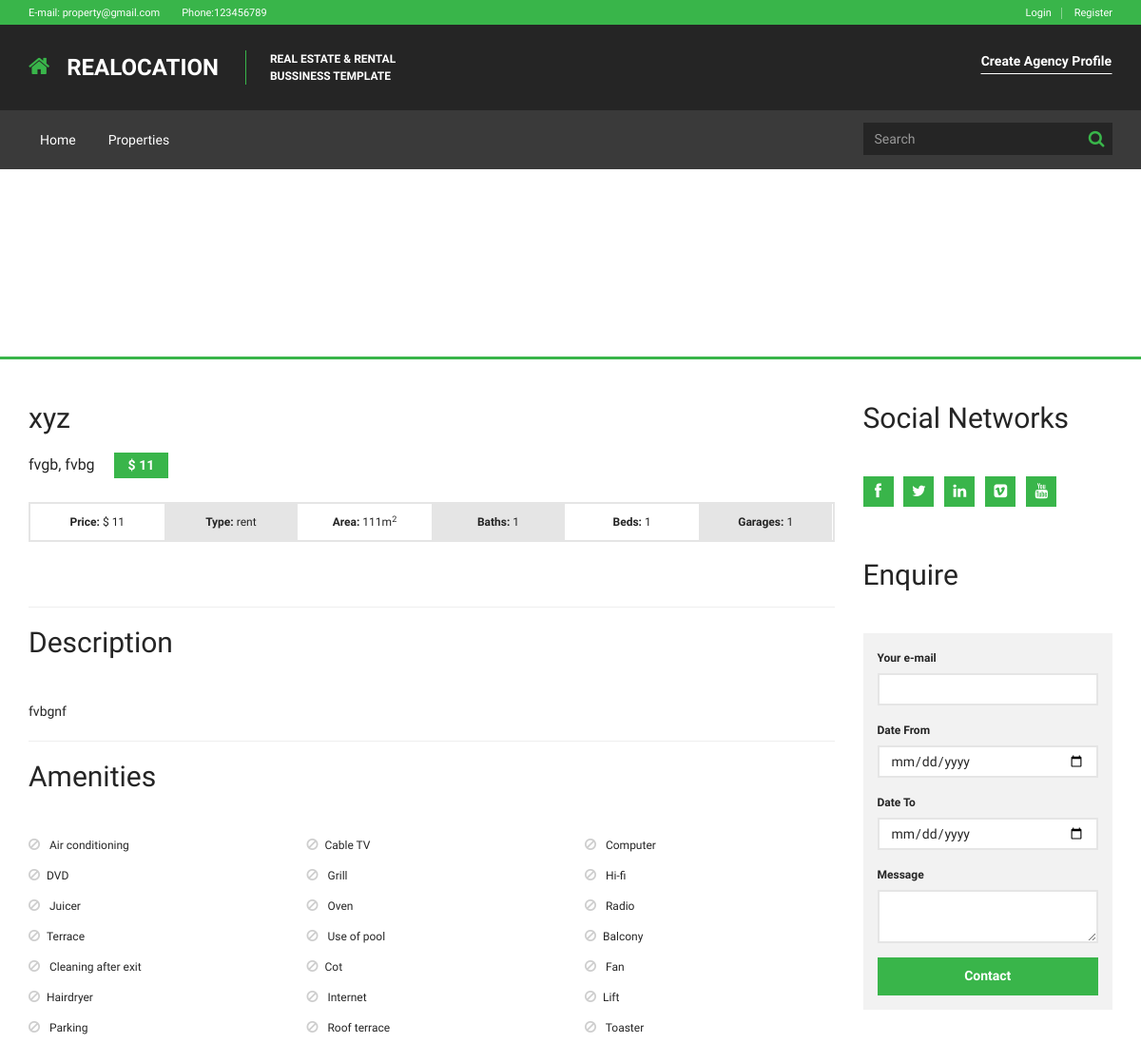
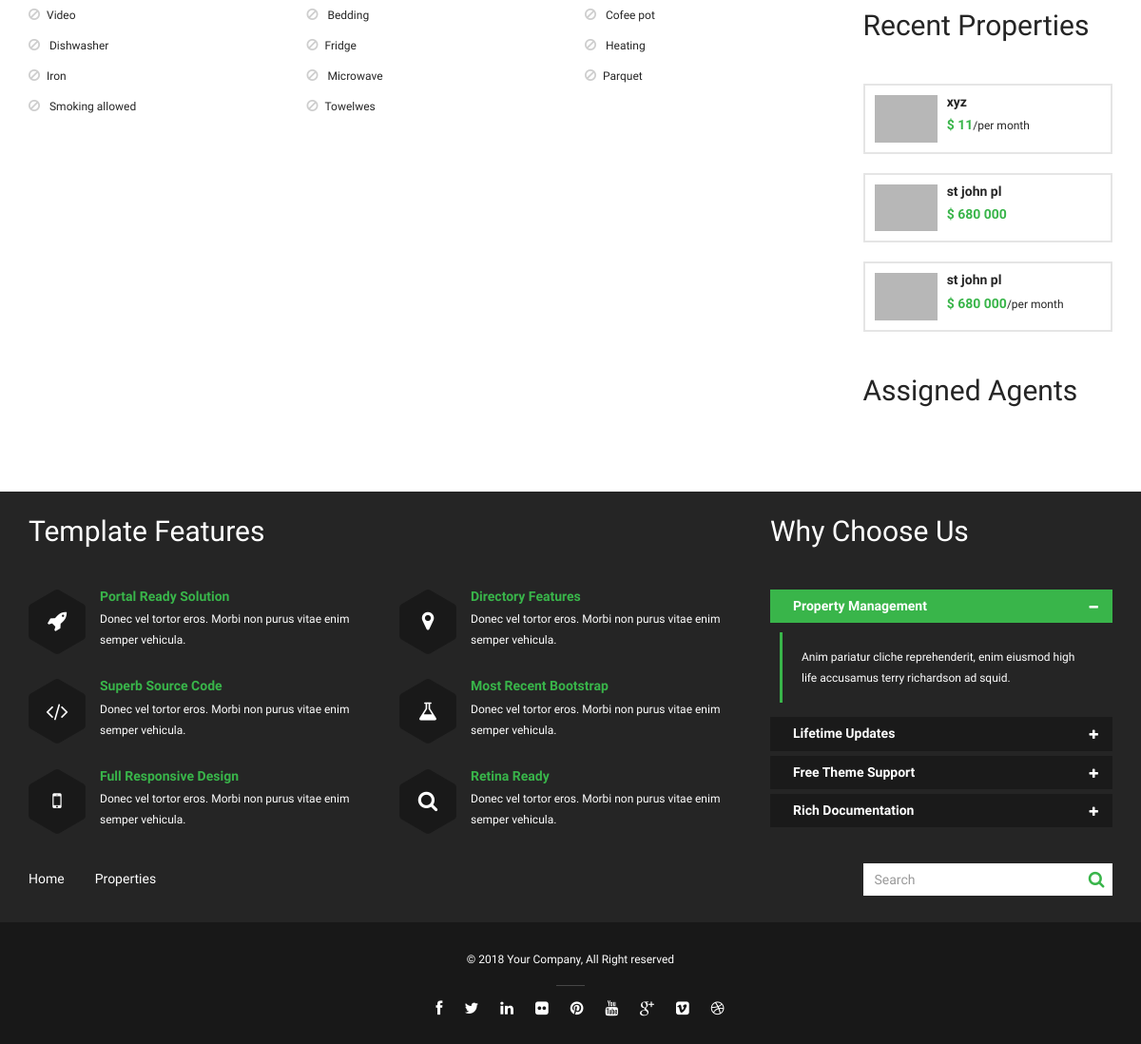
The page /properties/13 on the database its author committed (2 pictures, top to bottom).
### tables this page shows
CREATE TABLE IF NOT EXISTS `settings` (
  `id` int(11) NOT NULL AUTO_INCREMENT,
  `email` varchar(255) NOT NULL,
  `phone_no` int(11) NOT NULL,
  `facebook_url` varchar(255) NOT NULL,
  `twitter_url` varchar(255) NOT NULL,
  `linked_in_url` varchar(255) NOT NULL,
  `flickr_url` varchar(255) NOT NULL,
  `pinterest_url` varchar(255) NOT NULL,
  `youtube_url` varchar(255) NOT NULL,
  `google_plus_url` varchar(255) NOT NULL,
  `vimeo-square_url` varchar(255) NOT NULL,
  `dribbble_url` varchar(255) NOT NULL,
  PRIMARY KEY (`id`)
);

CREATE TABLE IF NOT EXISTS `properties` (
  `id` int(11) NOT NULL AUTO_INCREMENT,
  `title` varchar(255) NOT NULL,
  `thumbnail` varchar(255) NOT NULL,
  `description` text NOT NULL,
  `prize` varchar(255) NOT NULL,
  `area` varchar(255) NOT NULL,
  `bath` int(11) NOT NULL,
  `beds` int(11) NOT NULL,
  `garages` int(11) NOT NULL,
  `facebook_url` varchar(255) NOT NULL,
  `twitter_url` varchar(255) NOT NULL,
  `linked_in_url` varchar(255) NOT NULL,
  `vimeo-square_url` varchar(255) NOT NULL,
  `you_tube_url` varchar(255) NOT NULL,
  `email` varchar(255) NOT NULL,
  `address` varchar(255) NOT NULL,
  `street` varchar(255) NOT NULL,
  `city` varchar(255) NOT NULL,
  `state` varchar(255) NOT NULL,
  `country` varchar(255) NOT NULL,
  `status` varchar(255) NOT NULL,
  `pro_type_id` int(11) NOT NULL,
  `created_on` timestamp NOT NULL,
  `is_delete` int(11) NOT NULL DEFAULT '0',
  PRIMARY KEY (`id`),
  KEY `pro_id` (`pro_type_id`)
);

CREATE TABLE IF NOT EXISTS `aminities` (
  `id` int(11) NOT NULL AUTO_INCREMENT,
  `name` varchar(255) NOT NULL,
  `is_delete` int(11) NOT NULL DEFAULT '0',
  PRIMARY KEY (`id`)
);

### application/views/properties/property.php (the view, shortened to what the rows shown need)
<div id="main-wrapper">
    <div id="main">
        <div id="main-inner">
            <div class="container">
                <div class="block-content block-content-small-padding">
                    <div class="block-content-inner">
                        <div class="row">
                            <div class="col-sm-9">
                                <h2 class="property-detail-title"><?php echo $property['title']; ?></h2>
                                <h3 class="property-detail-subtitle"><?php echo $property['state']; ?>, <?php echo $property['city']; ?><strong>$ <?php echo $property['prize']; ?></strong></h3>
                                <div class="property-detail-overview">
                                    <div class="property-detail-overview-inner clearfix">
                                        <div class="property-detail-overview-item col-sm-6 col-md-2">
                                            <strong>Price:</strong>
                                            <span>$ <?php echo $property['prize']; ?></span>
                                        </div>
                                        <div class="property-detail-overview-item col-sm-6 col-md-2">
                                            <strong>Type:</strong>
                                            <span><?php echo $property['status']; ?></span>
                                        </div>
                                        <div class="property-detail-overview-item col-sm-6 col-md-2">
                                            <strong>Area:</strong>
                                            <span><?php echo $property['area']; ?>m<sup>2</sup></span>
                                        </div>
                                        <div class="property-detail-overview-item col-sm-6 col-md-2">
                                            <strong>Baths:</strong>
                                            <span><?php echo $property['bath']; ?></span>
                                        </div>
                                        <div class="property-detail-overview-item col-sm-6 col-md-2">
                                            <strong>Beds:</strong>
                                            <span><?php echo $property['beds']; ?></span>
                                        </div>
                                        <div class="property-detail-overview-item col-sm-6 col-md-2">
                                            <strong>Garages:</strong>
                                            <span><?php echo $property['garages']; ?></span>
                                        </div>
                                    </div>
                                </div>
                                <div class="flexslider">
                                </div>
                                <hr>
                                <h2>Description</h2>
                                <p>
                                    <?php echo $property['description']; ?>
                                </p>
                                <hr>
                                <h2>Amenities</h2>
                                <div class="row">
                                    <ul class="property-detail-amenities">
<?php
foreach ($aminities as $row)
{
?>
                                        <li class="col-xs-6 col-sm-4"><i class="fa <?php if(in_array($row['id'], $property['aminities']))
                                        { echo 'fa-check ok'; }else{ echo ' fa-ban no'; };
                                        ?>" ></i><?php echo $row['name']; ?></li>
<?php
}
?>
                                    </ul>
                                </div>
                            </div>
                            <div class="col-sm-3">
                                <div class="sidebar">
                                    <div class="sidebar-inner">
                                        <div class="widget">
    <div class="properties-small-list">
<?php
foreach ($properties as $row)
{
?>
        <div class="property-small clearfix">
            <div class="property-small-picture col-sm-12 col-md-4">
                <div class="property-small-picture-inner">
                    <a href="#" class="property-small-picture-target">
                        <img src="<?php echo base_url(); ?>assets/img/tmp/properties/small/1.jpg" alt="">
                    </a>
                </div>
            </div>
            <div class="property-small-content col-sm-12 col-md-8">
                <h3 class="property-small-title"><a href="<?php echo base_url('properties/').$row['id']; ?>"><?php echo $row['title']; ?></a></h3>
                <div class="property-small-price"> $ <?php echo $row['prize']; if($row['status']=='rent'){ echo '<span class="property-small-price-suffix">/per month</span>';} ?></div>
            </div>
        </div>
<?php
}
?>
    </div>
</div>                                                                            </div>
                                </div>
                            </div>
                        </div>
                    </div>
                </div>
            </div>
        </div>
    </div>
</div>

### application/views/layout/default.php (shortened to what the rows shown need)
<!doctype html>
<html>
<head>
    <link rel="stylesheet" type="text/css" href="<?php echo base_url(); ?>assets/libraries/font-awesome/css/font-awesome.css" media="screen, projection">
    <link rel="stylesheet" type="text/css" href="<?php echo base_url(); ?>assets/libraries/jquery-bxslider/jquery.bxslider.css" media="screen, projection">
    <link rel="stylesheet" type="text/css" href="<?php echo base_url(); ?>assets/libraries/flexslider/flexslider.css" media="screen, projection">
    <link rel="stylesheet" type="text/css" href="<?php echo base_url(); ?>assets/css/realocation.css" media="screen, projection" id="css-main">
</head>
<body>
<?php
$CI = &get_instance();
$setting_data = $CI->settings_model->get_by_id('1');
$page = $this->uri->segment(1); ?>
<div id="wrapper">
    <div id="header-wrapper">
        <div id="header">
    <div id="header-inner">
        <div class="header-bar">
            <div class="container">
                <div class="header-infobox">
                    <strong>E-mail:</strong> <a href="#"><?php echo $setting_data['email']; ?></a>
                </div>
                <div class="header-infobox">
                    <strong>Phone:</strong><?php echo $setting_data['phone_no']; ?>
                </div>
                <ul class="header-bar-nav nav nav-register">
<?php if($this->session->userdata('email') == '')
{
?>
    <li><a href="<?php echo base_url('login'); ?>">Login</a></li>
    <li><a href="<?php echo base_url('register'); ?>">Register</a></li>
<?php
}
?>
</ul>            </div>
        </div>
    </div>
</div>    </div>
<?php
echo $content;
?>
<div id="footer-wrapper">
        <div id="footer">
            <div id="footer-inner">
                <div class="footer-top">
    <div class="container">
        <div class="row">
    <div class="widget col-sm-8">
        <h2>Template Features</h2>
    </div>
    <div class="widget col-sm-4">
        <h2>Why Choose Us</h2>
    </div>
</div>
    </div>
</div>
            </div>
        </div>
    </div>
</div>
</body>
</html>

### rows shown on the page
settings: email "property@gmail.com", phone_no "123456789"
properties: title "xyz", state "fvgb", city "fvbg", prize "11", status "rent", area "111", bath "1", beds "1", garages "1", description "fvbgnf", shows "/per month"
aminities: name "Air conditioning"
aminities: name "Cable TV"
aminities: name "Computer"
aminities: name "DVD"
aminities: name "Grill"
aminities: name "Hi-fi"
aminities: name "Juicer"
aminities: name "Oven"
aminities: name "Radio"
aminities: name "Terrace"
aminities: name "Use of pool"
aminities: name "Balcony"
aminities: name "Cleaning after exit"
aminities: name "Cot"
aminities: name "Fan"
aminities: name "Hairdryer"
aminities: name "Internet"
aminities: name "Lift"
aminities: name "Parking"
aminities: name "Roof terrace"
aminities: name "Toaster"
aminities: name "Video"
aminities: name "Bedding"
aminities: name "Cofee pot"
aminities: name "Dishwasher"
aminities: name "Fridge"
aminities: name "Heating"
aminities: name "Iron"
aminities: name "Microwave"
aminities: name "Parquet"
aminities: name "Smoking allowed"
aminities: name "Towelwes"
properties: title "st john pl", prize "680 000"
properties: title "st john pl", prize "680 000", status "/per month"
